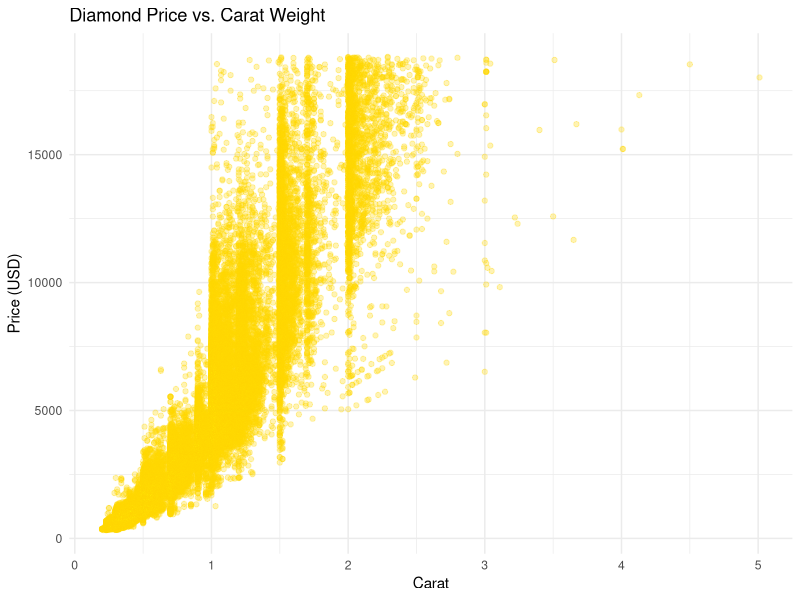

This figure's R source:
## ---- chunk 1
library(ggplot2)
library(dplyr)
# Display summary statistics of carat and price columns
summary(select(diamonds, carat, price))
## ---- chunk 2
# Create scatter plot using ggplot2
ggplot(diamonds, aes(x = carat, y = price)) +
  geom_point(alpha = 0.3, color = "gold") +
  labs(
    title = "Diamond Price vs. Carat Weight",
    x = "Carat",
    y = "Price (USD)"
  ) +
  theme_minimal()
